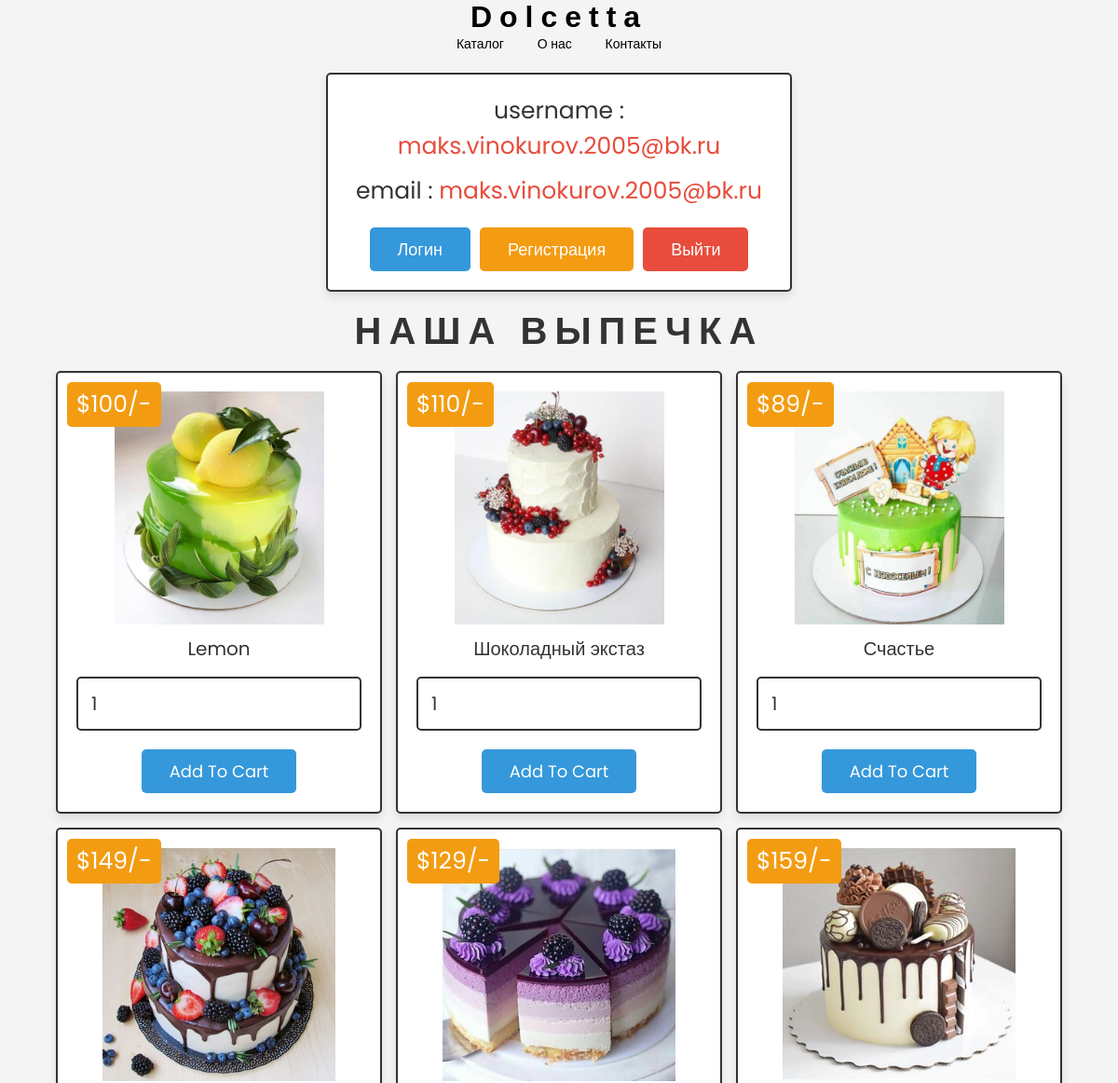
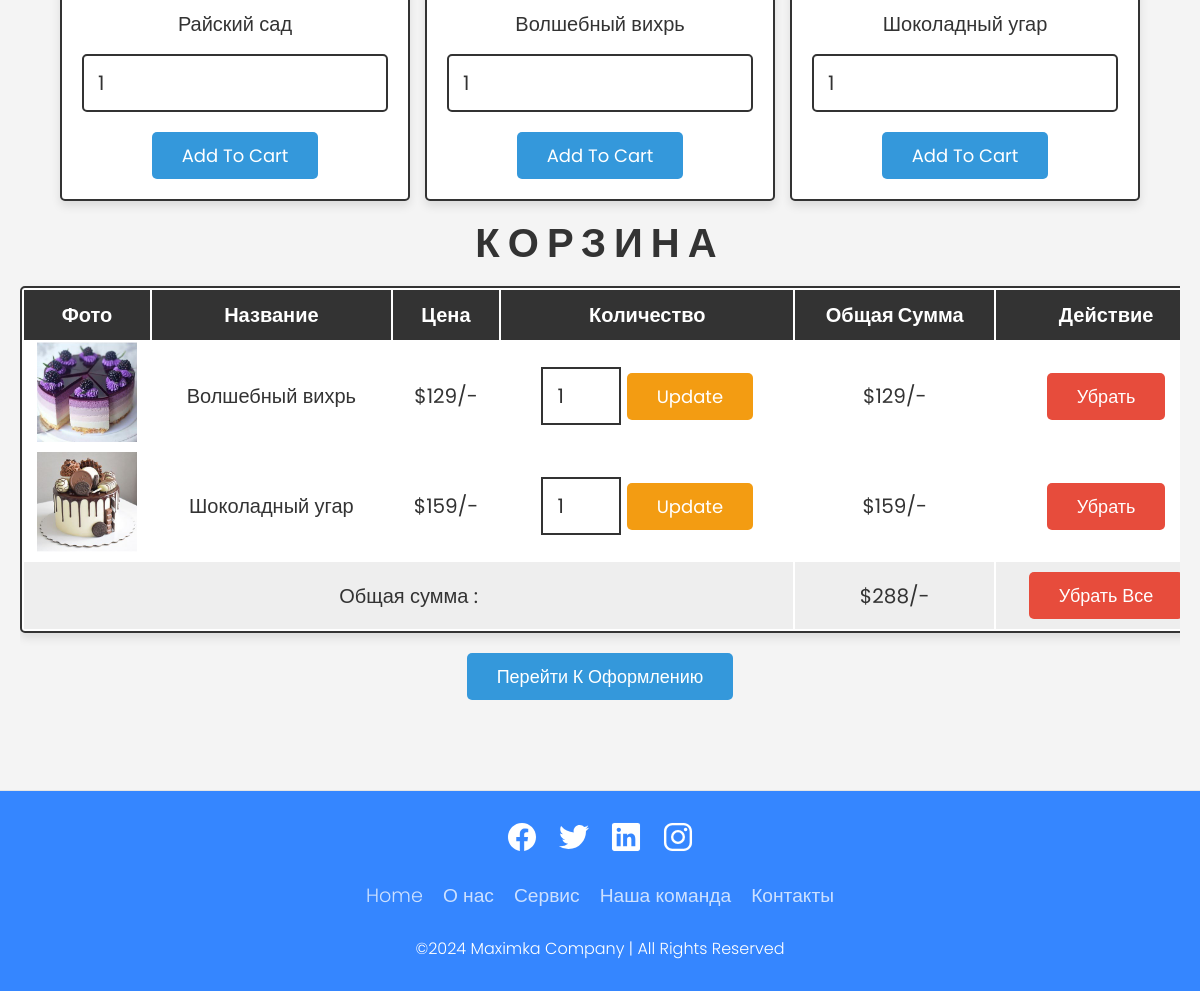
Page / (signed in) on the committed database (2 pictures, top to bottom).
### tables this page shows
CREATE TABLE `user_form` (
  `id` int(100) NOT NULL,
  `name` varchar(100) NOT NULL,
  `email` varchar(100) NOT NULL,
  `password` int(255) NOT NULL
);

CREATE TABLE `products` (
  `id` int(100) NOT NULL,
  `name` varchar(100) NOT NULL,
  `price` varchar(100) NOT NULL,
  `image` varchar(100) NOT NULL
);

CREATE TABLE `cart` (
  `id` int(100) NOT NULL,
  `user_id` int(100) NOT NULL,
  `name` varchar(100) NOT NULL,
  `price` varchar(100) NOT NULL,
  `image` varchar(100) NOT NULL,
  `quantity` int(100) NOT NULL
);

### index.php (the view, shortened to what this page needs)
<?php
include 'config.php';
$user_id = $_SESSION['user_id'] ?? null;
?>
<!DOCTYPE html>
<html lang="en">
<head>
   <link rel="stylesheet" href="css/style.css">
</head>
<body>
<header>
<h1>Dolcetta</h1>
  <nav>
    <a href="http://shop1/#">Каталог</a>
    <a href="#">О нас</a>
    <a href="#">Контакты</a>
</header>
<div class="container">
<div class="user-profile">
   <?php
      $select_user = mysqli_query($conn, "SELECT * FROM `user_form` WHERE id = '$user_id'") or die('query failed');
      if(mysqli_num_rows($select_user) > 0){
         $fetch_user = mysqli_fetch_assoc($select_user);
      };
   ?>
   <p> username : <span><?php echo $fetch_user['name']; ?></span> </p>
   <p> email : <span><?php echo $fetch_user['email']; ?></span> </p>
   <div class="flex">
      <a href="login.php" class="btn">Логин</a>
      <a href="register.php" class="option-btn">Регистрация</a>
      <a href="index.php?logout=<?php echo $user_id; ?>" onclick="return confirm('are your sure you want to logout?');" class="delete-btn">Выйти</a>
   </div>
</div>
<div class="products">
   <h1 class="heading">Наша выпечка</h1>
   <div class="box-container">
   <?php
      $select_product = mysqli_query($conn, "SELECT * FROM `products`") or die('query failed');
      if(mysqli_num_rows($select_product) > 0){
         while($fetch_product = mysqli_fetch_assoc($select_product)){
   ?>
      <form method="post" class="box" action="">
         <img src="images/<?php echo $fetch_product['image']; ?>" alt="">
         <div class="name"><?php echo $fetch_product['name']; ?></div>
         <div class="price">$<?php echo $fetch_product['price']; ?>/-</div>
         <input type="number" min="1" name="product_quantity" value="1">
         <input type="submit" value="add to cart" name="add_to_cart" class="btn">
      </form>
   <?php
      };
   };
   ?>
   </div>
</div>
<div class="shopping-cart">
   <h1 class="heading">Корзина</h1>
   <table>
      <thead>
         <th>фото</th>
         <th>название</th>
         <th>цена</th>
         <th>количество</th>
         <th>общая сумма</th>
         <th>действие</th>
      </thead>
      <tbody>
      <?php
         $cart_query = mysqli_query($conn, "SELECT * FROM `cart` WHERE user_id = '$user_id'") or die('query failed');
         $grand_total = 0;
         if(mysqli_num_rows($cart_query) > 0){
            while($fetch_cart = mysqli_fetch_assoc($cart_query)){
      ?>
         <tr>
            <td><img src="images/<?php echo $fetch_cart['image']; ?>" height="100" alt=""></td>
            <td><?php echo $fetch_cart['name']; ?></td>
            <td>$<?php echo $fetch_cart['price']; ?>/-</td>
            <td>
               <form action="" method="post">
                  <input type="number" min="1" name="cart_quantity" value="<?php echo $fetch_cart['quantity']; ?>">
                  <input type="submit" name="update_cart" value="update" class="option-btn">
               </form>
            </td>
            <td>$<?php echo $sub_total = ($fetch_cart['price'] * $fetch_cart['quantity']); ?>/-</td>
            <td><a href="index.php?remove=<?php echo $fetch_cart['id']; ?>" class="delete-btn" onclick="return confirm('remove item from cart?');">убрать</a></td>
         </tr>
      <?php
         $grand_total += $sub_total;
            }
         }else{
            echo '<tr><td style="padding:20px; text-transform:capitalize;" colspan="6">no item added</td></tr>';
         }
      ?>
      <tr class="table-bottom">
         <td colspan="4">Общая сумма :</td>
         <td>$<?php echo $grand_total; ?>/-</td>
         <td><a href="index.php?delete_all" onclick="return confirm('delete all from cart?');" class="delete-btn <?php echo ($grand_total > 1)?'':'disabled'; ?>">Убрать все</a></td>
      </tr>
   </tbody>
   </table>
   <div class="cart-btn">
      <a href="#" class="btn <?php echo ($grand_total > 1)?'':'disabled'; ?>">Перейти к оформлению</a>
   </div>
</div>
</div>
<footer class="footer">
    <div class="waves">
      <div class="wave" id="wave1"></div>
      <div class="wave" id="wave3"></div>
    </div>
    <ul class="social-icon">
      <li class="social-icon__item"><a class="social-icon__link" href="#">
          <ion-icon name="logo-facebook"></ion-icon>
        </a></li>
      <li class="social-icon__item"><a class="social-icon__link" href="#">
          <ion-icon name="logo-twitter"></ion-icon>
        </a></li>
      <li class="social-icon__item"><a class="social-icon__link" href="#">
          <ion-icon name="logo-linkedin"></ion-icon>
        </a></li>
      <li class="social-icon__item"><a class="social-icon__link" href="#">
          <ion-icon name="logo-instagram"></ion-icon>
        </a></li>
    </ul>
    <ul class="menu">
      <li class="menu__item"><a class="menu__link" href="https://vk.com/vinokurovsss">Home</a></li>
      <li class="menu__item"><a class="menu__link" href="https://vk.com/vinokurovsss">О нас</a></li>
      <li class="menu__item"><a class="menu__link" href="https://vk.com/vinokurovsss">Сервис</a></li>
      <li class="menu__item"><a class="menu__link" href="https://vk.com/vinokurovsss">Наша команда</a></li>
      <li class="menu__item"><a class="menu__link" href="https://vk.com/vinokurovsss">Контакты</a></li>
    </ul>
    <p>&copy;2024 Maximka Company | All Rights Reserved</p>
  </footer>
</body>
</html>
</body>
</html>

### css/style.css (style rules this page uses)
:root { --blue:#3498db; --red:#e74c3c; --orange:#f39c12; --black:#333; --white:#fff; --light-bg:#eee; --box-shadow:0 5px 10px rgba(0,0,0,.1); --border:2px solid var(--black); }
* { font-family: 'Poppins', sans-serif; margin:0; padding:0; box-sizing: border-box; outline: none; border: none; text-decoration: none; }
body { background-color: var(--light-bg); }
.btn, .delete-btn, .option-btn { display: inline-block; padding:10px 30px; cursor: pointer; font-size: 18px; color:var(--white); border-radius: 5px; text-transform: capitalize; }
.btn { background-color: var(--blue); margin-top: 10px; }
.delete-btn { background-color: var(--red); }
.option-btn { background-color: var(--orange); }
.container { padding:0 20px; margin:0 auto; max-width: 1200px; padding-bottom: 70px; }
.container .heading { text-align: center; margin-bottom: 20px; font-size: 40px; text-transform: uppercase; color:var(--black); }
.container .user-profile { padding:20px; text-align: center; border:var(--border); background-color: var(--white); box-shadow: var(--box-shadow); border-radius: 5px; margin:20px auto; max-width: 500px; }
.container .user-profile p { margin-bottom: 10px; font-size: 25px; color:var(--black); }
.container .user-profile p span { color:var(--red); }
.container .user-profile .flex { display: flex; justify-content: center; flex-wrap: wrap; gap:10px; align-items: flex-end; }
.container .products .box-container { display: flex; flex-wrap: wrap; gap:15px; justify-content: center; }
.container .products .box-container .box { text-align: center; border-radius: 5px; box-shadow: var(--box-shadow); border:var(--border); position: relative; padding:20px; background-color: var(--white); width: 350px; }
.container .products .box-container .box img { height: 250px; }
.container .products .box-container .box .name { font-size: 20px; color:var(--black); padding:5px 0; }
.container .products .box-container .box .price { position: absolute; top:10px; left:10px; padding:5px 10px; border-radius: 5px; background-color: var(--orange); color:var(--white); font-size: 25px; }
.container .products .box-container .box input[type="number"] { margin:10px 0; width: 100%; border:var(--border); border-radius: 5px; font-size: 20px; color:var(--black); padding:12px 14px }
.container .shopping-cart { padding:20px 0; }
.container .shopping-cart table { width: 100%; text-align: center; border:var(--border); border-radius: 5px; box-shadow: var(--box-shadow); background-color: var(--white); }
.container .shopping-cart table thead { background-color: var(--black); }
.container .shopping-cart table thead th { padding:10px; color:var(--white); text-transform: capitalize; font-size: 20px; }
.container .shopping-cart table .table-bottom { background-color: var(--light-bg); }
.container .shopping-cart table tr td { padding:10px; font-size: 20px; color:var(--black); }
.container .shopping-cart table tr td:nth-child(1) { padding:0; }
.container .shopping-cart table tr td input[type="number"] { width: 80px; border:var(--border); padding:12px 14px; font-size: 20px; color:var(--black); }
.container .shopping-cart .cart-btn { margin-top: 10px; text-align: center; }
@media (max-width:1200px) { .container .shopping-cart { overflow-x: scroll; } }
@media (max-width:1200px) { .container .shopping-cart table { width: 1200px; } }

### rows in the picture
user_form: name "maks.vinokurov.2005@bk.ru", email "maks.vinokurov.2005@bk.ru"
products: image (picture), name "Lemon", price "100"
products: image (picture), name "Шоколадный экстаз", price "110"
products: image (picture), name "Счастье", price "89"
products: image (picture), name "Райский сад", price "149"
products: image (picture), name "Волшебный вихрь", price "129"
products: image (picture), name "Шоколадный угар", price "159"
cart: image (picture), name "Волшебный вихрь", price "129", cart_quantity "1"
cart: image (picture), name "Шоколадный угар", price "159", cart_quantity "1"

### other values in the picture
$grand_total "288"
